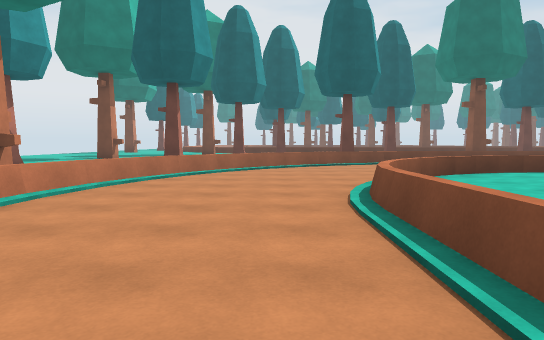
[1] (above)

24 first-person views from a walk through a Unity game level. The camera is 1.3 m above the floor, tilts 4° down and sees 70° across. The floor is counted in squares, 2 m on a side. Each view is taken from the middle of a square. On the plan, view 1 faces up. The plan holds only what a view shows up to about 11 squares ahead; the rest is blank. The place goes on beyond the plan. Surface patterns are stand-ins for the level's own textures.

[2]
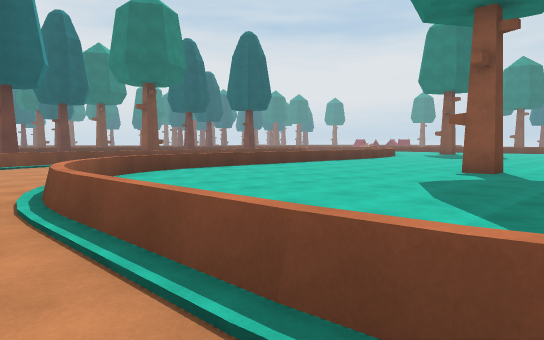

[3]
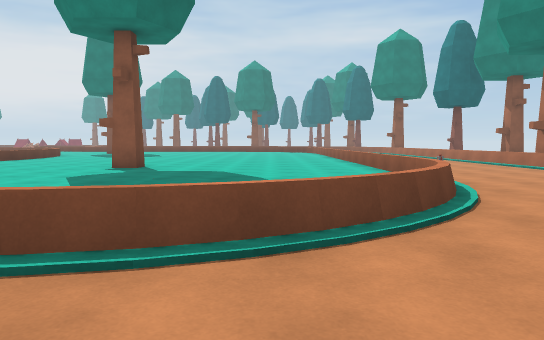

[4]
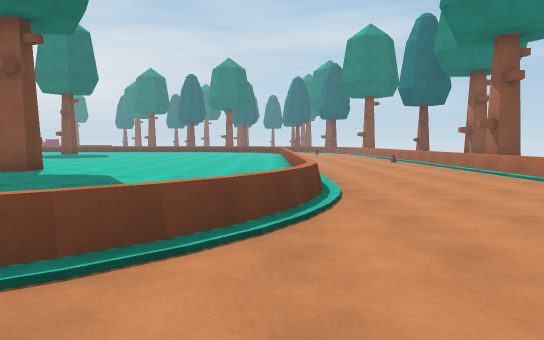

[5]
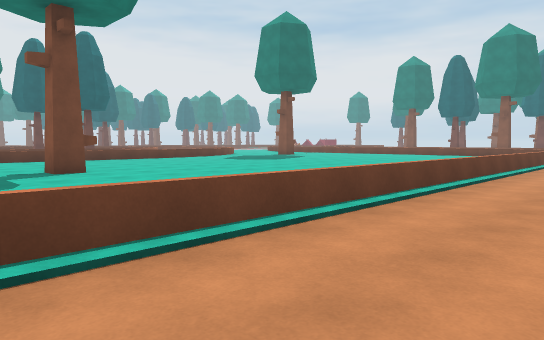

[6]
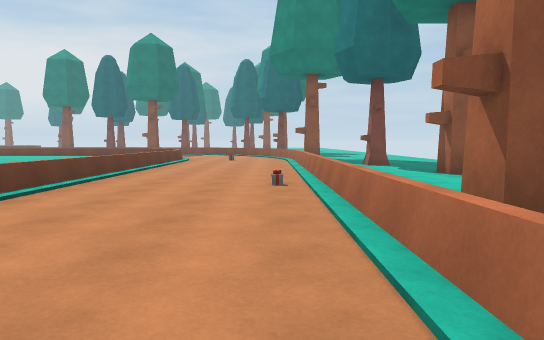

[7]
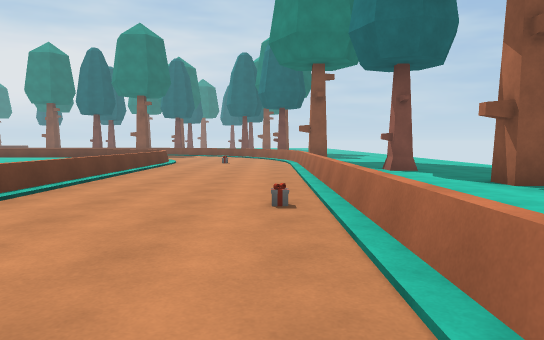

[8]
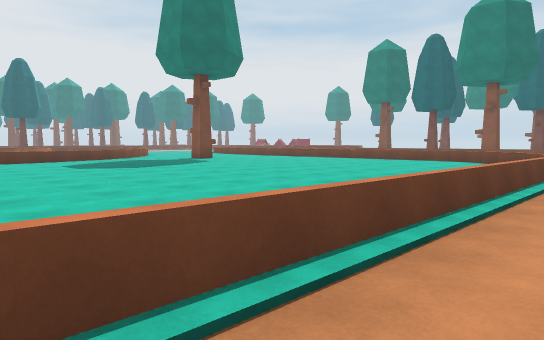

[9]
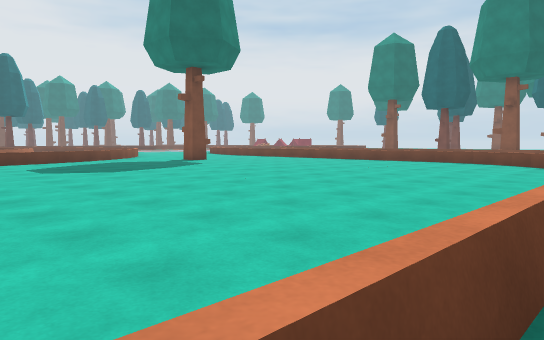

[10]
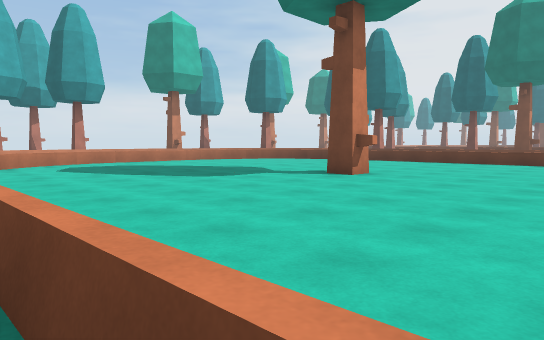

[11]
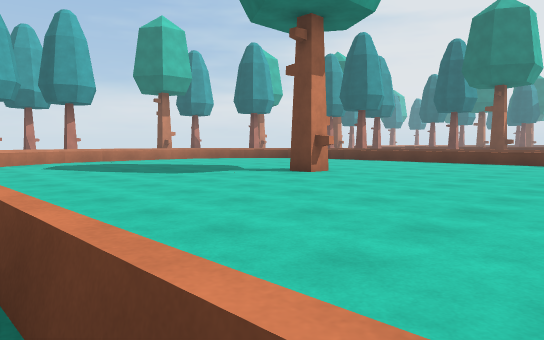

[12]
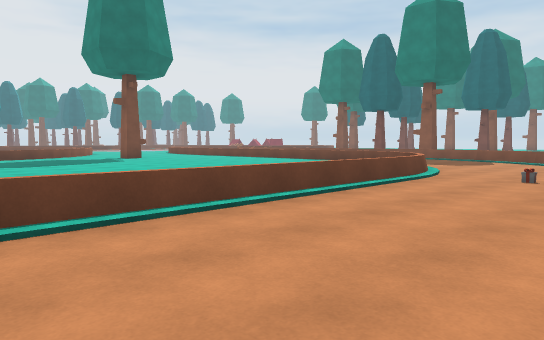

[13]
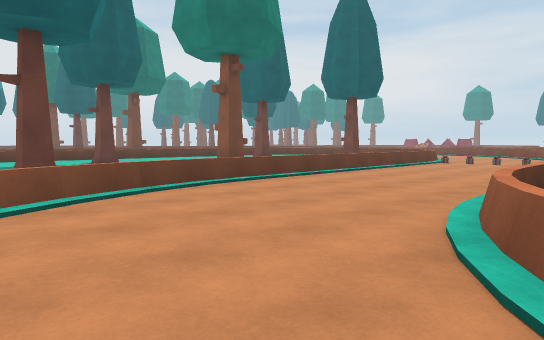

[14]
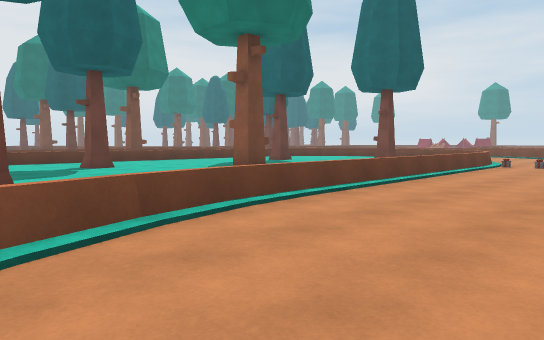

[15]
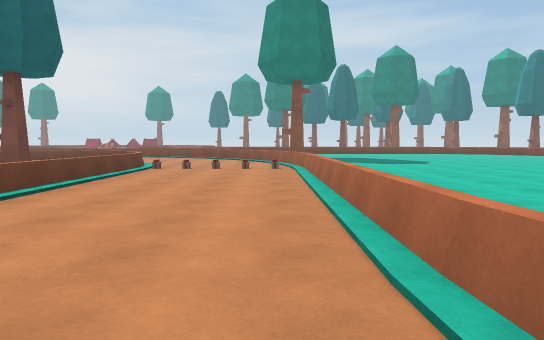

[16]
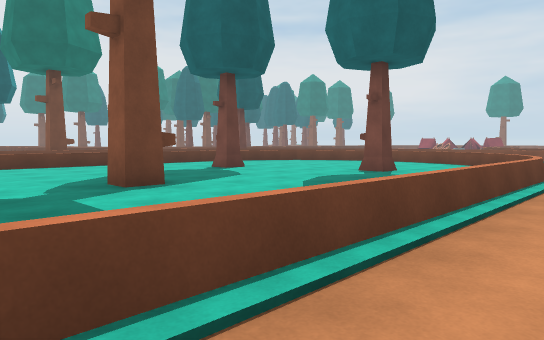

[17]
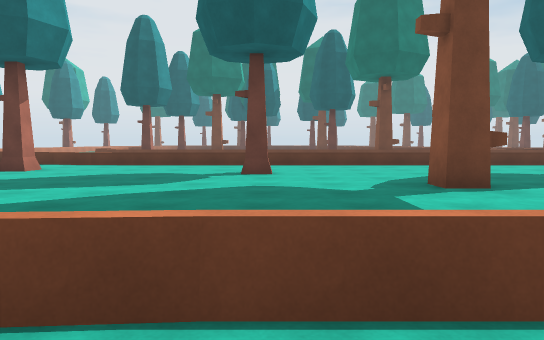

[18]
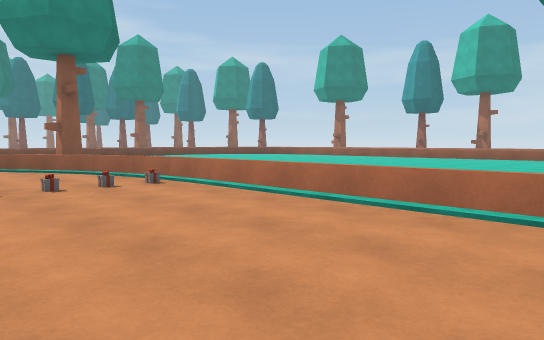

[19]
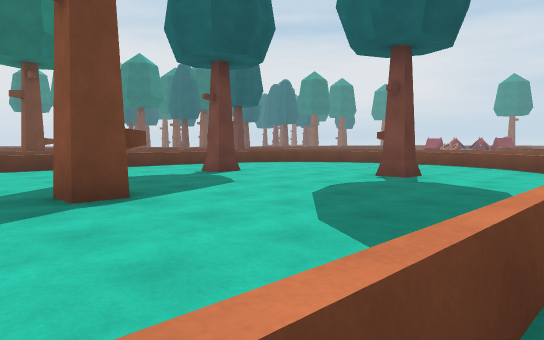

[20]
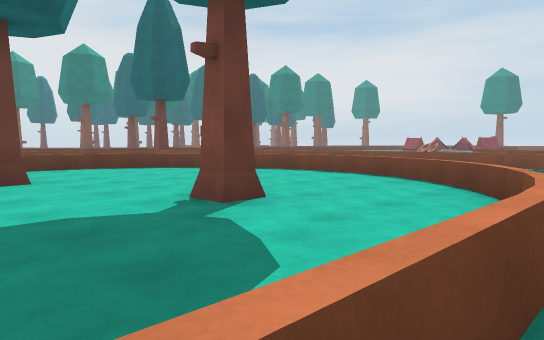

[21]
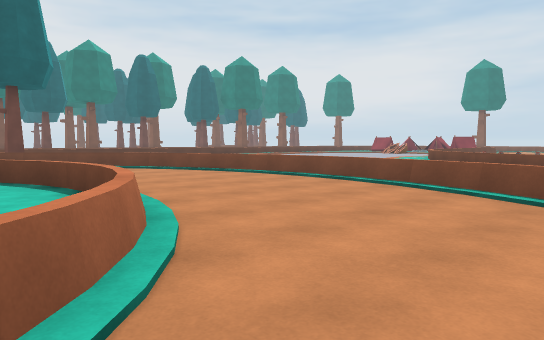

[22]
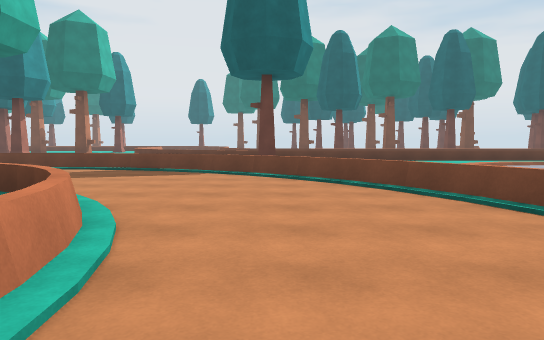

[23]
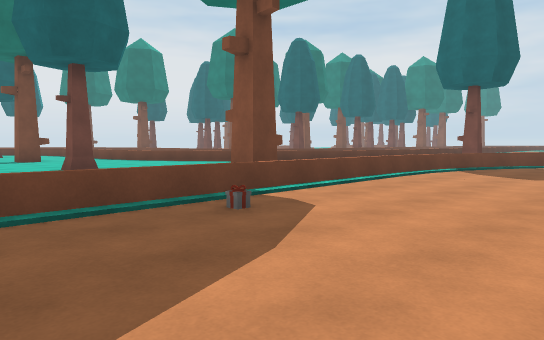

[24]
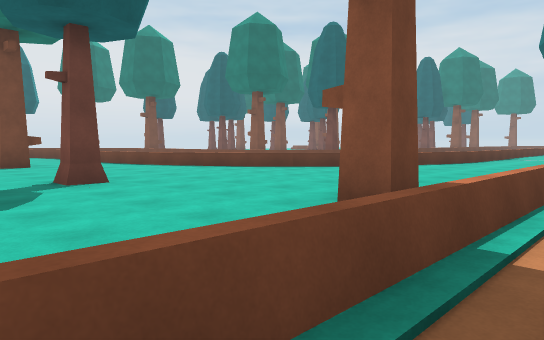

### Floor plan
Key: @ floor where view 1 was taken; # wall or solid block; x gap in a wall; . floor; / step, stairs or slope; = window, fence, low wall or low ledge; ^ raised ledge; T tree; B box; O other object.
Columns run from 3 left of view 1 to 22 right of it. Each row starts with its distance up from view 1.
 36             TT =
 35            .....
 34            .....=
 33            ......
 32             # ...=
 31             # ....=
 30               ....  =/
 29            ........../=
 28           .............
 27           ...#T......
 26           =======^=   #
 25          ..B......./==#
 24          .............=
 23          ..............=
 22   =^/    ....      ......
 21     =.............^/....==
 20     #...  .....  ..=/.....
 19    ##...## ...   ...^....=
 18     ....   ...   ...//....
 17      ......#T........=...=
 16      ......#T...## .//....
 15         ........## .^....=
 14      ##   ......  .=/.....
 13      #    ======./^/....==
 12      =^=/......../.....
 11     ^............/..
 10   x/.............O.../=
  9   =................/=/
  8  ^...../=^^^^^^^^^=/.
  7 =/....=/..............
  6 ^....^.................
  5 =...//..................
  4 =...= ...................
  3  ...^ .....TT............
  2  ...^ .....#T............
  1   ..^....................
  0    @//...................
 -1   ...^...................
 -2    ../=..................
 -3    .../^..==============.
 -4     ......................
 -5      .....................
 -6        .................B.
 -7         ........B.......
 -8           ^^^^^^^^^^^^^^
 -9              T .....
-10                   T

Positions as (right, up) in squares from view 1, and headings:
1: (0, 0), facing up
2: (0, 0), facing up-right
3: (-1, -1), facing right
4: (0, -3), facing right
5: (6, -6), facing up-right
6: (7, -7), facing right
7: (9, -7), facing right
8: (12, -5), facing up-right
9: (13, -4), facing up-right
10: (13, -4), facing up-left
11: (14, -4), facing up-left
12: (14, -7), facing up-right
13: (1, 7), facing up-right
14: (2, 9), facing up-right
15: (4, 9), facing right
16: (6, 11), facing up-right
17: (6, 11), facing up
18: (8, 12), facing down-right
19: (7, 12), facing up-right
20: (11, 12), facing up-right
21: (16, 12), facing up-right
22: (19, 16), facing up
23: (6, 22), facing up-right
24: (7, 25), facing up-right
